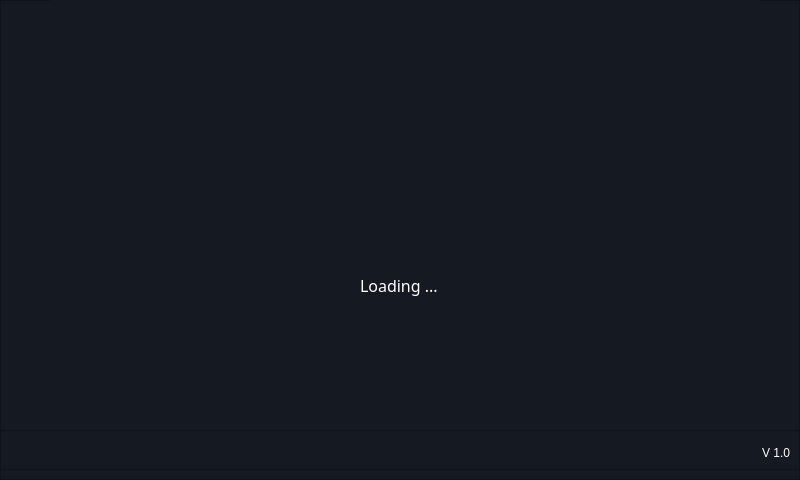
<?xml version="1.0" encoding="UTF-8"?>
<ui version="4.0">
 <class>loadingScreenWidget</class>
 <widget class="QWidget" name="loadingScreenWidget">
  <property name="geometry">
   <rect>
    <x>0</x>
    <y>0</y>
    <width>800</width>
    <height>480</height>
   </rect>
  </property>
  <property name="windowTitle">
   <string>Form</string>
  </property>
  <property name="styleSheet">
   <string notr="true"/>
  </property>
  <widget class="QFrame" name="frame">
   <property name="geometry">
    <rect>
     <x>0</x>
     <y>0</y>
     <width>800</width>
     <height>480</height>
    </rect>
   </property>
   <property name="styleSheet">
    <string notr="true">background-color: rgb(21, 25, 33);</string>
   </property>
   <property name="frameShape">
    <enum>QFrame::StyledPanel</enum>
   </property>
   <property name="frameShadow">
    <enum>QFrame::Raised</enum>
   </property>
   <widget class="QLabel" name="Logo">
    <property name="geometry">
     <rect>
      <x>50</x>
      <y>0</y>
      <width>711</width>
      <height>161</height>
     </rect>
    </property>
    <property name="text">
     <string/>
    </property>
    <property name="pixmap">
     <pixmap resource="../resources/resource.qrc">:/Logos &amp; Branding/img/Logos/Fracktal Logo.png</pixmap>
    </property>
    <property name="scaledContents">
     <bool>true</bool>
    </property>
   </widget>
   <widget class="QLabel" name="loadingGif">
    <property name="geometry">
     <rect>
      <x>0</x>
      <y>-10</y>
      <width>800</width>
      <height>600</height>
     </rect>
    </property>
    <property name="contextMenuPolicy">
     <enum>Qt::NoContextMenu</enum>
    </property>
    <property name="styleSheet">
     <string notr="true">background-color: rgb(255, 255, 255,0);</string>
    </property>
    <property name="text">
     <string/>
    </property>
    <property name="pixmap">
     <pixmap resource="../resources/resource.qrc">:/Misc/img/loading_animation.gif</pixmap>
    </property>
    <property name="scaledContents">
     <bool>true</bool>
    </property>
   </widget>
   <widget class="QLabel" name="loading">
    <property name="geometry">
     <rect>
      <x>360</x>
      <y>270</y>
      <width>101</width>
      <height>31</height>
     </rect>
    </property>
    <property name="font">
     <font>
      <family>Gotham Medium</family>
      <pointsize>12</pointsize>
     </font>
    </property>
    <property name="contextMenuPolicy">
     <enum>Qt::NoContextMenu</enum>
    </property>
    <property name="styleSheet">
     <string notr="true">color: rgb(255, 255, 255);
background-color: rgba(255, 255, 255, 0);</string>
    </property>
    <property name="text">
     <string>Loading ...</string>
    </property>
    <property name="scaledContents">
     <bool>true</bool>
    </property>
    <property name="wordWrap">
     <bool>false</bool>
    </property>
   </widget>
   <widget class="QFrame" name="frame_2">
    <property name="geometry">
     <rect>
      <x>0</x>
      <y>430</y>
      <width>800</width>
      <height>40</height>
     </rect>
    </property>
    <property name="maximumSize">
     <size>
      <width>800</width>
      <height>40</height>
     </size>
    </property>
    <property name="frameShape">
     <enum>QFrame::StyledPanel</enum>
    </property>
    <property name="frameShadow">
     <enum>QFrame::Raised</enum>
    </property>
    <layout class="QHBoxLayout" name="horizontalLayout">
     <item>
      <spacer name="horizontalSpacer_2">
       <property name="orientation">
        <enum>Qt::Horizontal</enum>
       </property>
       <property name="sizeHint" stdset="0">
        <size>
         <width>40</width>
         <height>20</height>
        </size>
       </property>
      </spacer>
     </item>
     <item>
      <widget class="QLabel" name="controlCenterLogo_1">
       <property name="minimumSize">
        <size>
         <width>15</width>
         <height>20</height>
        </size>
       </property>
       <property name="maximumSize">
        <size>
         <width>20</width>
         <height>20</height>
        </size>
       </property>
       <property name="text">
        <string/>
       </property>
       <property name="pixmap">
        <pixmap resource="../resources/resource.qrc">:/Logos &amp; Branding/img/Logos/control_center_logo.png</pixmap>
       </property>
       <property name="scaledContents">
        <bool>true</bool>
       </property>
      </widget>
     </item>
     <item>
      <widget class="QLabel" name="controlCenterLogo">
       <property name="minimumSize">
        <size>
         <width>0</width>
         <height>20</height>
        </size>
       </property>
       <property name="maximumSize">
        <size>
         <width>400</width>
         <height>20</height>
        </size>
       </property>
       <property name="font">
        <font>
         <family>Gotham Medium</family>
         <pointsize>12</pointsize>
        </font>
       </property>
       <property name="contextMenuPolicy">
        <enum>Qt::NoContextMenu</enum>
       </property>
       <property name="styleSheet">
        <string notr="true">color: rgb(255, 255, 255);
background-color: rgba(255, 255, 255, 0);</string>
       </property>
       <property name="text">
        <string/>
       </property>
       <property name="pixmap">
        <pixmap resource="../resources/resource.qrc">:/Logos &amp; Branding/img/Logos/control_center_logo_text.png</pixmap>
       </property>
       <property name="scaledContents">
        <bool>true</bool>
       </property>
       <property name="wordWrap">
        <bool>false</bool>
       </property>
      </widget>
     </item>
     <item>
      <spacer name="horizontalSpacer">
       <property name="orientation">
        <enum>Qt::Horizontal</enum>
       </property>
       <property name="sizeHint" stdset="0">
        <size>
         <width>60</width>
         <height>20</height>
        </size>
       </property>
      </spacer>
     </item>
     <item>
      <widget class="QLabel" name="controlCenterVersionLabel">
       <property name="minimumSize">
        <size>
         <width>25</width>
         <height>25</height>
        </size>
       </property>
       <property name="maximumSize">
        <size>
         <width>50</width>
         <height>50</height>
        </size>
       </property>
       <property name="font">
        <font>
         <family>MS Shell Dlg 2</family>
         <pointsize>9</pointsize>
        </font>
       </property>
       <property name="contextMenuPolicy">
        <enum>Qt::NoContextMenu</enum>
       </property>
       <property name="styleSheet">
        <string notr="true">color: rgb(255, 255, 255);
background-color: rgba(255, 255, 255, 0);</string>
       </property>
       <property name="text">
        <string>V 1.0</string>
       </property>
       <property name="scaledContents">
        <bool>true</bool>
       </property>
       <property name="wordWrap">
        <bool>false</bool>
       </property>
      </widget>
     </item>
    </layout>
   </widget>
   <zorder>loadingGif</zorder>
   <zorder>loading</zorder>
   <zorder>Logo</zorder>
   <zorder>frame_2</zorder>
  </widget>
 </widget>
 <resources>
  <include location="../resources/resource.qrc"/>
  <include location="../resources/resource.qrc"/>
 </resources>
 <connections/>
</ui>
